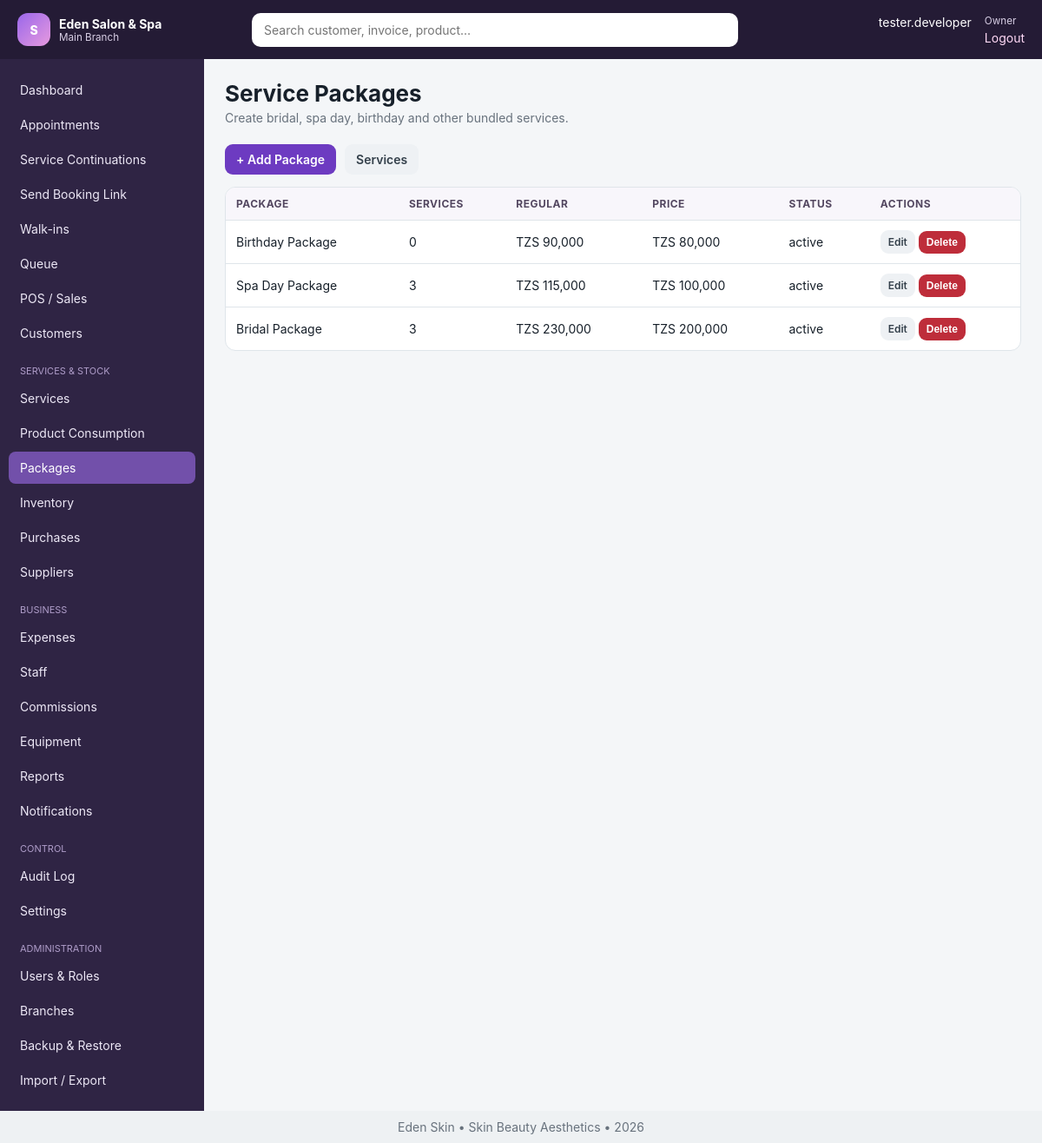
The app's page /modules/packages.php (signed in) with its own data.
### tables this page shows
CREATE TABLE `settings` (
  `id` int(11) NOT NULL AUTO_INCREMENT,
  `branch_id` int(11) DEFAULT NULL,
  `setting_key` varchar(100) NOT NULL,
  `setting_value` text DEFAULT NULL,
  `setting_group` varchar(80) DEFAULT 'general',
  `updated_by` int(11) DEFAULT NULL,
  `updated_at` datetime DEFAULT current_timestamp() ON UPDATE current_timestamp(),
  PRIMARY KEY (`id`),
  UNIQUE KEY `uniq_setting` (`branch_id`,`setting_key`),
  KEY `updated_by` (`updated_by`),
  CONSTRAINT `settings_ibfk_1` FOREIGN KEY (`branch_id`) REFERENCES `branches` (`id`) ON DELETE CASCADE,
  CONSTRAINT `settings_ibfk_2` FOREIGN KEY (`updated_by`) REFERENCES `users` (`id`) ON DELETE SET NULL
);

CREATE TABLE `users` (
  `id` int(11) NOT NULL AUTO_INCREMENT,
  `branch_id` int(11) NOT NULL,
  `staff_id` int(11) DEFAULT NULL,
  `role_id` int(11) NOT NULL,
  `username` varchar(80) NOT NULL,
  `password_hash` varchar(255) NOT NULL,
  `status` enum('active','inactive','locked') DEFAULT 'active',
  `last_login_at` datetime DEFAULT NULL,
  `created_at` datetime DEFAULT current_timestamp(),
  PRIMARY KEY (`id`),
  UNIQUE KEY `username` (`username`),
  KEY `branch_id` (`branch_id`),
  KEY `staff_id` (`staff_id`),
  KEY `role_id` (`role_id`),
  CONSTRAINT `users_ibfk_1` FOREIGN KEY (`branch_id`) REFERENCES `branches` (`id`),
  CONSTRAINT `users_ibfk_2` FOREIGN KEY (`staff_id`) REFERENCES `staff` (`id`) ON DELETE SET NULL,
  CONSTRAINT `users_ibfk_3` FOREIGN KEY (`role_id`) REFERENCES `roles` (`id`)
);

CREATE TABLE `branches` (
  `id` int(11) NOT NULL AUTO_INCREMENT,
  `business_id` int(11) NOT NULL,
  `name` varchar(120) NOT NULL,
  `code` varchar(20) NOT NULL,
  `phone` varchar(30) DEFAULT NULL,
  `email` varchar(120) DEFAULT NULL,
  `address` varchar(255) DEFAULT NULL,
  `opening_time` time DEFAULT '08:00:00',
  `closing_time` time DEFAULT '20:00:00',
  `status` enum('active','inactive') DEFAULT 'active',
  `created_at` datetime DEFAULT current_timestamp(),
  PRIMARY KEY (`id`),
  UNIQUE KEY `code` (`code`),
  KEY `business_id` (`business_id`),
  CONSTRAINT `branches_ibfk_1` FOREIGN KEY (`business_id`) REFERENCES `businesses` (`id`)
);

CREATE TABLE `staff` (
  `id` int(11) NOT NULL AUTO_INCREMENT,
  `branch_id` int(11) NOT NULL,
  `employee_no` varchar(30) DEFAULT NULL,
  `photo` varchar(255) DEFAULT NULL,
  `full_name` varchar(150) NOT NULL,
  `phone` varchar(30) DEFAULT NULL,
  `email` varchar(120) DEFAULT NULL,
  `gender` enum('Male','Female','Other') DEFAULT 'Female',
  `date_of_birth` date DEFAULT NULL,
  `address` varchar(255) DEFAULT NULL,
  `role_title` varchar(100) DEFAULT NULL,
  `salary` decimal(14,2) DEFAULT 0.00,
  `default_commission_type` enum('percentage','fixed') DEFAULT 'percentage',
  `default_commission_value` decimal(10,2) DEFAULT 0.00,
  `employment_date` date DEFAULT NULL,
  `emergency_contact` varchar(120) DEFAULT NULL,
  `status` enum('active','inactive','terminated') DEFAULT 'active',
  `created_at` datetime DEFAULT current_timestamp(),
  `updated_at` datetime DEFAULT NULL,
  PRIMARY KEY (`id`),
  UNIQUE KEY `employee_no` (`employee_no`),
  KEY `branch_id` (`branch_id`),
  CONSTRAINT `staff_ibfk_1` FOREIGN KEY (`branch_id`) REFERENCES `branches` (`id`)
);

CREATE TABLE `roles` (
  `id` int(11) NOT NULL AUTO_INCREMENT,
  `name` varchar(80) NOT NULL,
  `description` varchar(255) DEFAULT NULL,
  `is_system` tinyint(1) DEFAULT 0,
  `created_at` datetime DEFAULT current_timestamp(),
  PRIMARY KEY (`id`),
  UNIQUE KEY `name` (`name`)
);

CREATE TABLE `packages` (
  `id` int(11) NOT NULL AUTO_INCREMENT,
  `branch_id` int(11) NOT NULL,
  `name` varchar(150) NOT NULL,
  `description` text DEFAULT NULL,
  `regular_price` decimal(14,2) DEFAULT 0.00,
  `package_price` decimal(14,2) NOT NULL,
  `validity_days` int(11) DEFAULT 0,
  `status` enum('active','inactive') DEFAULT 'active',
  `created_at` datetime DEFAULT current_timestamp(),
  PRIMARY KEY (`id`),
  KEY `branch_id` (`branch_id`),
  CONSTRAINT `packages_ibfk_1` FOREIGN KEY (`branch_id`) REFERENCES `branches` (`id`)
);

### includes/functions.php (called while the page is built, shortened)
<?php
function app_config(): array {
    static $config;
    if (!$config) {
        $file=dirname(__DIR__).'/config.php';
        $config=require $file;
    }
    return $config;
}
function e(mixed $v): string { return htmlspecialchars((string)$v, ENT_QUOTES, 'UTF-8'); }
function url(string $path=''): string { $base=rtrim(app_config()['app']['base_url'] ?? '', '/'); return $base.'/'.ltrim($path,'/'); }
function money(float|int|string|null $n): string { return 'TZS '.number_format((float)$n,0,'.',','); }
function setting(string $key,mixed $default=null,?int $branchId=null): mixed {
    try { $branchId=$branchId??current_branch_id(); $r=one('SELECT setting_value FROM settings WHERE setting_key=? AND (branch_id=? OR branch_id IS NULL) ORDER BY branch_id IS NOT NULL DESC LIMIT 1',[$key,$branchId]); return $r ? $r['setting_value'] : $default; } catch(Throwable){ return $default; }
}

### config.php (called while the page is built)
<?php
return array (
  'db' =>
  array (
    'host' => '127.0.0.1',
    'port' => '3306',
    'name' => 'salon_spa_tz',
    'user' => 'root',
    'pass' => '',
    'charset' => 'utf8mb4',
  ),
  'app' =>
  array (
    'name' => 'Salon & Spa Manager',
    'base_url' => '/salon_spa_management_system',
    'timezone' => 'Africa/Dar_es_Salaam',
    'currency' => 'TZS',
    'session_timeout' => 3600,
    'debug' => false,
  ),
);

### includes/auth.php (called while the page is built, shortened)
<?php
function is_logged_in(): bool { return !empty($_SESSION['user_id']); }
function require_login(): void {
    if(!current_user()){ logout_user(); redirect('login.php'); }
}
function current_user(): ?array { static $u; if(!is_logged_in())return null; if(!$u)$u=one('SELECT u.*,r.name role_name,s.full_name staff_name,b.name branch_name FROM users u JOIN roles r ON r.id=u.role_id LEFT JOIN staff s ON s.id=u.staff_id LEFT JOIN branches b ON b.id=u.branch_id WHERE u.id=?',[$_SESSION['user_id']]); return $u; }
function current_branch_id(): ?int {
    if(isset($_SESSION['branch_id']) && (int)$_SESSION['branch_id']>0) return (int)$_SESSION['branch_id'];
    return null;
}
function can(string $code): bool { $u=current_user(); return $u && ($u['role_name']==='Owner' || in_array($code,permissions(),true)); }
function require_permission(string $code): void { require_login(); if(!can($code)){http_response_code(403); include dirname(__DIR__).'/403.php'; exit;} }

### includes/db.php (called while the page is built, shortened)
<?php
function db(): PDO {
    static $pdo = null;
    if ($pdo instanceof PDO) return $pdo;
    $cfg = app_config()['db'];
    $dsn = sprintf('mysql:host=%s;port=%s;dbname=%s;charset=%s', $cfg['host'], $cfg['port'], $cfg['name'], $cfg['charset']);
    $pdo = new PDO($dsn, $cfg['user'], $cfg['pass'], [
        PDO::ATTR_ERRMODE => PDO::ERRMODE_EXCEPTION,
        PDO::ATTR_DEFAULT_FETCH_MODE => PDO::FETCH_ASSOC,
        PDO::ATTR_EMULATE_PREPARES => false,
    ]);
    return $pdo;
}
function q(string $sql, array $params=[]): PDOStatement { $s=db()->prepare($sql); $s->execute($params); return $s; }
function one(string $sql, array $params=[]): ?array { $r=q($sql,$params)->fetch(); return $r ?: null; }
function all(string $sql, array $params=[]): array { return q($sql,$params)->fetchAll(); }

### modules/packages.php (the view, shortened to what this page needs)
<?php
require dirname(__DIR__).'/includes/bootstrap.php'; require_permission('services.manage'); $bid=current_branch_id();
$rows=all('SELECT p.*,COUNT(ps.service_id) service_count FROM packages p LEFT JOIN package_services ps ON ps.package_id=p.id WHERE p.branch_id=? GROUP BY p.id ORDER BY p.id DESC',[$bid]); $title='Service Packages'; $subtitle='Create bridal, spa day, birthday and other bundled services.'; include dirname(__DIR__).'/includes/header.php'; ?>
<div class="toolbar"><a class="btn" href="?new=1">+ Add Package</a><a class="btn light" href="services.php">Services</a></div>
<div class="table-wrap"><table><thead><tr><th>Package</th><th>Services</th><th>Regular</th><th>Price</th><th>Status</th><th>Actions</th></tr></thead><tbody><?php foreach($rows as $r):?><tr><td><?=e($r['name'])?></td><td><?=e($r['service_count'])?></td><td><?=money($r['regular_price'])?></td><td><?=money($r['package_price'])?></td><td><?=e($r['status'])?></td><td><a class="btn small light" href="?edit=<?=e($r['id'])?>">Edit</a> <form method="post" style="display:inline"><?=csrf_field()?><input type="hidden" name="_action" value="delete"><input type="hidden" name="id" value="<?=e($r['id'])?>"><button class="btn small danger" data-confirm="Delete package?">Delete</button></form></td></tr><?php endforeach;?></tbody></table></div><?php include dirname(__DIR__).'/includes/footer.php'; ?>

### includes/header.php (shortened to what this page needs)
<?php
require_login(); $u=current_user(); $title=$title??'Dashboard';
function nav_file_available(string $href): bool {
    return is_file(dirname(__DIR__).'/'.ltrim($href,'/'));
}
function current_rel_script_for_nav(): string {
    $script=str_replace('\\','/',$_SERVER['SCRIPT_NAME']??'');
    $base=(string)(app_config()['app']['base_url']??'');
    $base=rtrim(str_replace('\\','/',$base),'/');
    return ltrim($script,'/');
}
$navGroups=[
 'Main'=>[
  ['dashboard.php','Dashboard','dashboard.view'],
  ['modules/appointments.php','Appointments','appointments.view'],
  ['modules/continuations.php','Service Continuations','appointments.view'],
  ['modules/booking_link.php','Send Booking Link','appointments.manage'],
  ['modules/walkins.php','Walk-ins','queue.manage'],
  ['modules/queue.php','Queue','queue.manage'],
  ['modules/pos.php','POS / Sales','sales.create'],
  ['modules/customers.php','Customers','customers.view'],
 ],
 'Services & Stock'=>[
  ['modules/services.php','Services','services.manage'],
  ['modules/service_consumption.php','Product Consumption','services.manage'],
  ['modules/packages.php','Packages','services.manage'],
  ['modules/inventory.php','Inventory','inventory.view'],
  ['modules/purchases.php','Purchases','purchases.manage'],
  ['modules/suppliers.php','Suppliers','suppliers.manage'],
 ],
 'Business'=>[
  ['modules/expenses.php','Expenses','expenses.manage'],
  ['modules/staff.php','Staff','staff.view'],
  ['modules/commissions.php','Commissions','commissions.view'],
  ['modules/equipment.php','Equipment','equipment.manage'],
  ['modules/reports.php','Reports','reports.view'],
  ['modules/notifications.php','Notifications','notifications.manage'],
 ],
 'Control'=>[
  ['modules/audit.php','Audit Log','audit.view'],
  ['modules/settings.php','Settings','settings.manage'],
 ],
 'Administration'=>[
  ['modules/users.php','Users & Roles','users.manage'],
  ['modules/branches.php','Branches','users.manage'],
  ['modules/backups.php','Backup & Restore','users.manage'],
  ['modules/imports.php','Import / Export','users.manage'],
 ],
];
$current=current_rel_script_for_nav();
$hasSearch=nav_file_available('modules/search.php');
?><!doctype html><html lang="en"><head><link rel="stylesheet" href="<?=url('assets/css/app.css')?>"></head><body>
<header class="topbar"><button class="menu-btn" data-toggle-menu>☰</button><div class="brand"><span class="brand-mark">S</span><div><strong><?=e(setting('business_name',app_config()['app']['name']))?></strong><small><?=e($u['branch_name']??'Main Branch')?></small></div></div><?php if($hasSearch):?><form class="global-search" action="<?=url('modules/search.php')?>"><input name="q" placeholder="Search customer, invoice, product…"></form><?php else:?><div class="global-search"></div><?php endif;?><div class="userbox"><span><?=e($u['staff_name']?:$u['username'])?></span><small><?=e($u['role_name'])?></small><a href="<?=url('logout.php')?>">Logout</a></div></header>
<div class="layout"><aside class="sidebar" id="sidebar"><nav><?php foreach($navGroups as $group=>$items): $visible=[]; foreach($items as $item){ [$href,$label,$perm]=$item; if(nav_file_available($href) && can($perm)) $visible[]=$item; } if(!$visible) continue; if($group!=='Main'): ?><div class="nav-heading"><?=e($group)?></div><?php endif; foreach($visible as [$href,$label,$perm]): ?><a href="<?=url($href)?>" class="<?=$current===$href?'active':''?>"><?=e($label)?></a><?php endforeach; endforeach; ?></nav></aside><main class="content"><div class="page-head"><div><h1><?=e($title)?></h1><?php if(!empty($subtitle)):?><p><?=e($subtitle)?></p><?php endif;?></div></div>

### assets/css/app.css (style rules this page uses)
:root { --bg:#f4f6f8;--panel:#fff;--ink:#17202a;--muted:#68727d;--line:#dfe5ea;--brand:#6d3bc1;--brand2:#9a67ea;--danger:#be2d3a;--success:#18794e;--warning:#a05a00;--radius:14px;--shadow:0 8px 25px rgba(34,30,50,.08) }
* { box-sizing:border-box }
body { margin:0;font-family:Inter,Segoe UI,Arial,sans-serif;background:var(--bg);color:var(--ink);font-size:14px }
a { color:var(--brand);text-decoration:none }
.topbar { height:68px;background:#241b35;color:#fff;display:flex;align-items:center;padding:0 20px;gap:20px;position:sticky;top:0;z-index:50 }
.brand { display:flex;align-items:center;gap:10px;min-width:250px }
.brand-mark { width:38px;height:38px;background:linear-gradient(135deg,var(--brand2),#e79adf);border-radius:12px;display:grid;place-items:center;font-weight:800 }
.brand small,.userbox small { display:block;color:#d8cfe5 }
.global-search { flex:1 }
.global-search input { width:100%;max-width:560px;background:#fff;border:0;border-radius:10px;padding:11px 14px }
.userbox { display:grid;grid-template-columns:auto auto;gap:1px 15px }
.userbox a { grid-column:2;color:#ffd9f6 }
.layout { display:flex;min-height:calc(100vh - 98px) }
.sidebar { width:235px;background:#2f2444;padding:14px 10px }
.sidebar a { display:block;color:#ede8f6;padding:10px 13px;margin:3px 0;border-radius:8px }
.sidebar a:hover,.sidebar a.active { background:#7250aa;color:white }
.nav-heading { color:#af9dc9;text-transform:uppercase;font-size:11px;margin:18px 13px 6px }
.content { flex:1;padding:24px;min-width:0 }
.page-head { display:flex;align-items:center;justify-content:space-between;margin-bottom:18px }
.page-head h1 { margin:0;font-size:26px }
.page-head p { margin:4px 0;color:var(--muted) }
.toolbar { display:flex;gap:10px;flex-wrap:wrap;align-items:center;margin-bottom:14px }
.btn { display:inline-flex;align-items:center;justify-content:center;gap:6px;border:0;border-radius:9px;padding:9px 13px;background:var(--brand);color:#fff;cursor:pointer;font-weight:600 }
.btn.danger { background:var(--danger) }
.btn.light { background:#eef1f4;color:#34404b }
.btn.small { padding:6px 9px;font-size:12px }
.table-wrap { overflow:auto;border:1px solid var(--line);border-radius:12px;background:white }
table { border-collapse:collapse;width:100% }
th,td { text-align:left;padding:11px 12px;border-bottom:1px solid var(--line);white-space:nowrap }
th { background:#f8f6fb;color:#534760;font-size:12px;text-transform:uppercase;letter-spacing:.04em }
tr:last-child td { border-bottom:0 }
input,select,textarea { font:inherit;border:1px solid #cfd7de;border-radius:9px;padding:10px 11px;background:#fff }

### records on screen
settings: setting_value "Eden Salon & Spa"
users: branch.name "Main Branch", staff.full_name "tester.developer", role.name "Owner"
packages: name "Birthday Package", service_count "0", regular_price "TZS 90,000", package_price "TZS 80,000", status "active"
packages: name "Spa Day Package", service_count "3", regular_price "TZS 115,000", package_price "TZS 100,000", status "active"
packages: name "Bridal Package", service_count "3", regular_price "TZS 230,000", package_price "TZS 200,000", status "active"

### other values on screen
$label "Dashboard"
$label "Appointments"
$label "Service Continuations"
$label "Send Booking Link"
$label "Walk-ins"
$label "Queue"
$label "POS / Sales"
$label "Customers"
$group "SERVICES & STOCK"
$label "Services"
$label "Product Consumption"
$label "Packages"
$label "Inventory"
$label "Purchases"
$label "Suppliers"
